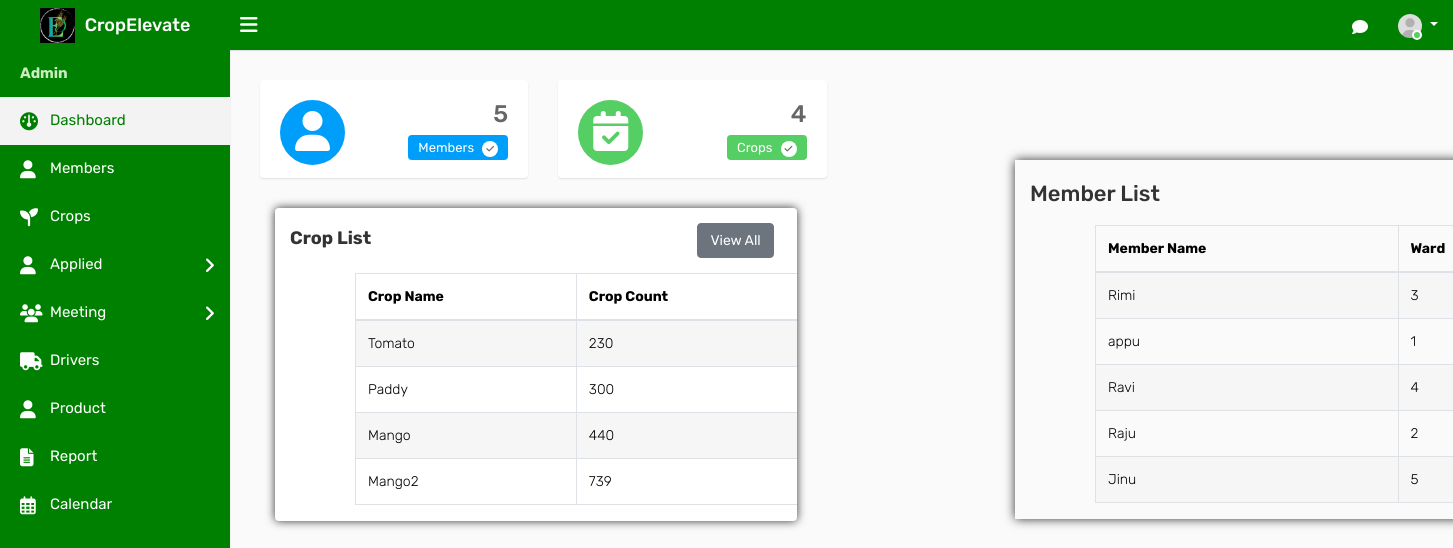
/adindex, run on an earlier commit of the app's database.
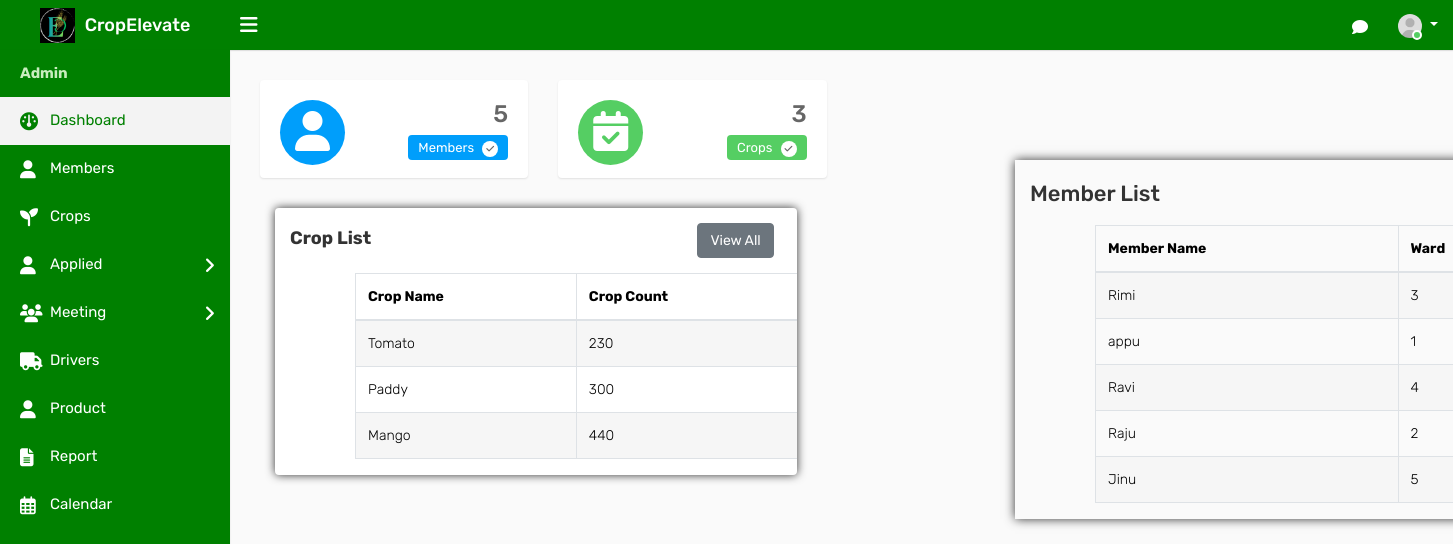
And on a later commit of the database.
### ceapp/models.py (models this page shows, shortened)
class Crop(models.Model):
    Namec = models.CharField(max_length=100)
    des = models.TextField()
    start_date = models.DateField(null=True, blank=True)
    end_date = models.DateField(null=True, blank=True)
    count = models.PositiveIntegerField(default=0)
    crop_photo = models.ImageField(upload_to='crop_photos/', blank=True, null=True)
    is_active = models.BooleanField(default=True)
    created_at = models.DateTimeField(auto_now_add=True)
    current = models.BooleanField(default=False)

class Member(models.Model):
    user = models.ForeignKey(CustomUser, on_delete=models.CASCADE, blank=True, null=True)
    Name = models.CharField(max_length=100,null=True, blank=True)
    email = models.EmailField(max_length=100,null=True, blank=True)
    admin_set_password = models.CharField(max_length=128, blank=True, null=True)
    dob = models.CharField(max_length=100,null=True, blank=True)
    address = models.TextField()
    district= models.CharField(max_length=100,null=True, blank=True)
    taluk = models.CharField(max_length=255, null=True, blank=True)
    Panchayat = models.CharField(max_length=100,null=True, blank=True)
    wardname = models.CharField(max_length=100,null=True, blank=True)
    wardno = models.IntegerField(max_length=100,null=True, blank=True)
    postal = models.IntegerField()
    phone = models.IntegerField()
    bio=models.TextField()
    profile_photo = models.ImageField(upload_to='profile_photos/', blank=True, null=True)
    amob = models.IntegerField(max_length=100,null=True, blank=True)
    aemail = models.CharField(max_length=255, null=True, blank=True)
    degree = models.CharField(max_length=255, null=True, blank=True)
    institution = models.CharField(max_length=255, null=True,blank=True)
    reset_password = models.CharField(max_length=128, null=True, blank=True)  # New field for reset password
    is_active = models.BooleanField(default=True)

### ceapp/views.py (the view)
# urls.py: path('adindex',views.adindex,name='adindex'),
def adindex(request):
    me = Member.objects.all()
    me_count = me.count()
    c=Crop.objects.all()
    c_count=c.count()
    crops = Crop.objects.all()
    approval = ApplyCrop.objects.all()
    approval_count = approval.count()
    context = {'me': me, 'me_count': me_count,'c':c, 'c_count':c_count,'crops': crops ,'approval':approval,'approval_count':approval_count}
    return render(request, 'admintemp/adindex.html', context)

### templates/admintemp/adindex.html (shortened to what the changed rows need)
{% load static %}
<!DOCTYPE html>
<html lang="en">
<head>
    <link rel="stylesheet" type="text/css" href="{% static 'assets/css/bootstrap.min.css' %}">
    <link rel="stylesheet" type="text/css" href="{% static 'assets/css/font-awesome.min.css' %}">
    <link rel="stylesheet" type="text/css" href="{% static 'assets/css/style.css' %}">
    <link rel="stylesheet" href="https://cdnjs.cloudflare.com/ajax/libs/font-awesome/6.2.0/css/all.min.css">
</head>
<body>
    <div class="main-wrapper">
        <div class="page-wrapper">
            <div class="content">
                <div class="row">
                    <div class="col-md-6 col-sm-6 col-lg-6 col-xl-3">
                        <div class="dash-widget">
                            <div class="dash-widget-info text-right">
                                <h3>{{c_count}}</h3>
                                <span class="widget-title2">Crops <i class="fa fa-check" aria-hidden="true"></i></span>
                            </div>
                        </div>
                    </div>
					</div>
                    <div class="col-12 col-md-6 col-lg-8 col-xl-8">
                        <div class="card">
                            <div class="table-responsive ml-auto">
                                <table class="table table-bordered table-striped">
                                    <thead>
                                        <tr>
                                            <th>Crop Name</th>
                                            <th>Crop Count</th>
                                        </tr>
                                    </thead>
                                    <tbody>
                                        {% for crop in crops %}
                                        <tr>
                                            <td>{{ crop.Namec }}</td>
                                            <td>{{ crop.count }}</td>
                                        </tr>
                                        {% endfor %}
                                    </tbody>
                                </table>
                            </div>
                        </div>
                    </div>
    </div>
</div>
<div class="col-12 col-md-6 col-lg-6 col-xl-6">
    <div class="card2">
        <div class="table-responsive ml-auto">
            <table class="table table-bordered table-striped">
                <thead>
                    <tr>
                        <th>Member Name</th>
                        <th>Ward</th>
                    </tr>
                </thead>
                <tbody>
                    {% for member in me %}
                    <tr>
                        <td>{{ member.Name }}</td>
                        <td>{{ member.wardno }}</td>
                    </tr>
                    {% endfor %}
                </tbody>
            </table>
        </div>
    </div>
    </div>
</div>
</body>
</html>

What changed in the data, as far as the page shows it:
removed Crop: Namec "Mango2", count "739"
Also different on the page:
{{ c_count }}: "4" → "3"
